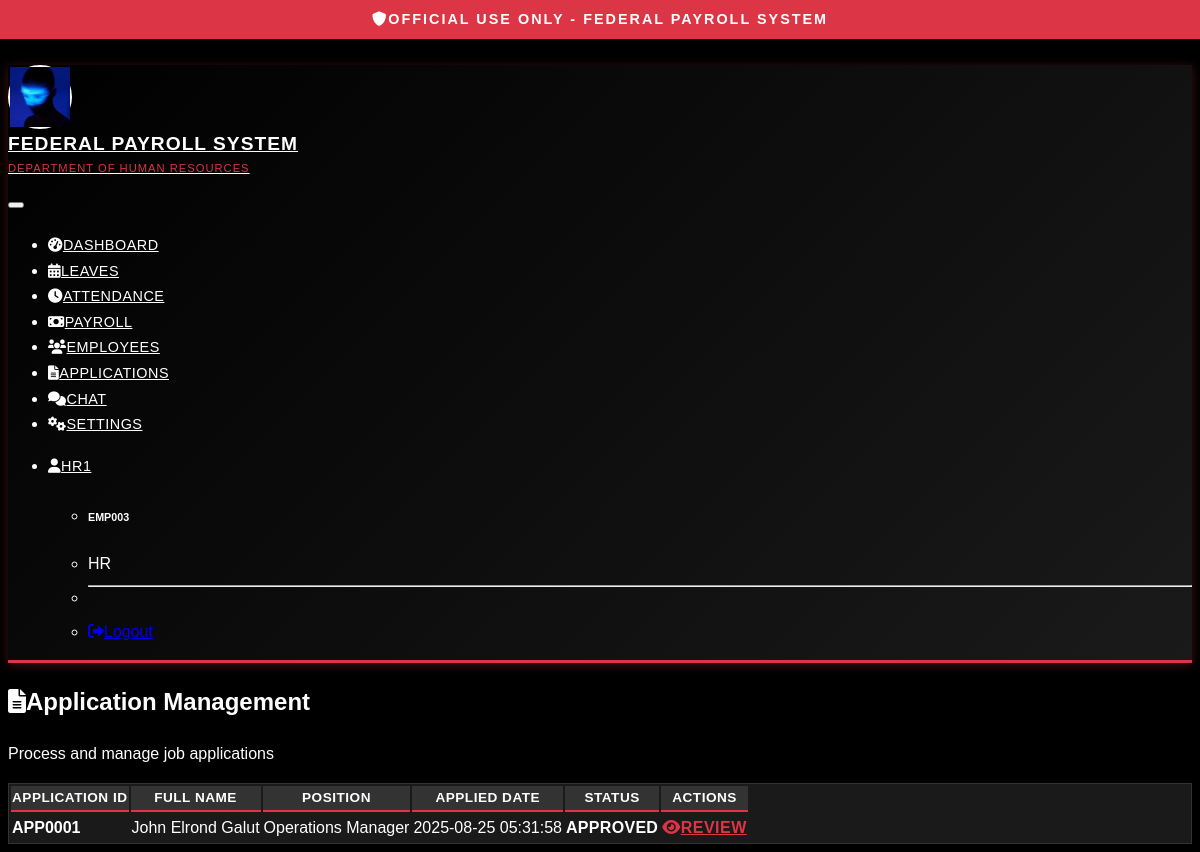
Screenshot of /hr/applications (signed in) with the database file from the repository.
### tables this page shows
CREATE TABLE settings(
        id INTEGER PRIMARY KEY AUTOINCREMENT,
        setting_name TEXT UNIQUE,
        setting_value TEXT,
        description TEXT,
        updated_by INTEGER,
        updated_at TIMESTAMP DEFAULT CURRENT_TIMESTAMP,
        FOREIGN KEY(updated_by) REFERENCES employees(id)
    );

CREATE TABLE applications(
        id INTEGER PRIMARY KEY AUTOINCREMENT,
        application_id TEXT UNIQUE,
        full_name TEXT NOT NULL,
        email TEXT,
        phone TEXT,
        address TEXT,
        position_applied TEXT,
        resume_file TEXT,
        work_experience TEXT,
        education TEXT,
        skills TEXT,
        status TEXT DEFAULT 'Pending',
        applied_date TIMESTAMP DEFAULT CURRENT_TIMESTAMP,
        processed_by INTEGER,
        processed_date TIMESTAMP,
        notes TEXT,
        FOREIGN KEY(processed_by) REFERENCES employees(id)
    );

### routes/applications.py (the view)
@applications_bp.route('/hr/applications')
@login_required
@role_required(['Admin', 'HR'])
def manage_applications():
    conn = database.get_db_connection()
    c = conn.cursor()
    c.execute("""SELECT * FROM applications ORDER BY
                 CASE status
                     WHEN 'Pending' THEN 1
                     WHEN 'In Review' THEN 2
                     ELSE 3
                 END, applied_date DESC""")
    applications = c.fetchall()
    conn.close()
    return render_template('hr/applications.html', applications=applications)

### app.py (called while the page is built)
@app.before_request
def load_global_context():
    if session.get('user_id'):
        conn = database.get_db_connection()
        try:
            logo_setting = conn.execute("SELECT setting_value FROM settings WHERE setting_name = 'system_logo'").fetchone()
            g.current_logo = logo_setting['setting_value'] if logo_setting else None
        except:
            g.current_logo = None
        finally:
            conn.close()
    else:
        g.current_logo = None

@app.context_processor
def inject_global_context():
    return dict(current_logo=g.current_logo)

### auth.py (called while the page is built, shortened)
def login_required(f):
    @wraps(f)
    def decorated_function(*args, **kwargs):
        if 'user_id' not in session:
            return redirect(url_for('auth.login'))
        if 'login_time' in session:
            login_time = datetime.fromisoformat(session['login_time'])
            if datetime.now() - login_time > timedelta(hours=8):
                log_security_event('SESSION_TIMEOUT', session['user_id'], request.remote_addr, "Session timed out")
                session.clear()
                flash('Your session has expired. Please log in again.', 'warning')
                return redirect(url_for('auth.login'))
        return f(*args, **kwargs)
    return decorated_function

def role_required(role):
    def decorator(f):
        @wraps(f)
        def decorated_function(*args, **kwargs):
            if 'user_id' not in session:
                return redirect(url_for('auth.login'))
            user_role = session.get('role')
            if user_role in ['Admin', 'HR']:
                return f(*args, **kwargs)
        return decorated_function
    return decorator

### database.py (called while the page is built)
def get_db_connection():
    conn = sqlite3.connect(DB_NAME)
    conn.row_factory = sqlite3.Row
    return conn

### templates/hr/applications.html (shortened to what this page needs)
{% extends "base.html" %}
{% block content %}
<div class="row">
    <div class="col-12">
        <h2><i class="fas fa-file-alt me-2"></i>Application Management</h2>
        <p class="text-muted">Process and manage job applications</p>
    </div>
</div>
<div class="row">
    <div class="col-12">
        <div class="card">
            <div class="card-body">
                {% if applications %}
                <div class="table-responsive">
                    <table class="table table-hover">
                        <thead>
                            <tr>
                                <th>Application ID</th>
                                <th>Full Name</th>
                                <th>Position</th>
                                <th>Applied Date</th>
                                <th>Status</th>
                                <th>Actions</th>
                            </tr>
                        </thead>
                        <tbody>
                            {% for application in applications %}
                            <tr>
                                <td><strong>{{ application.application_id }}</strong></td>
                                <td>{{ application.full_name }}</td>
                                <td>{{ application.position_applied }}</td>
                                <td>{{ application.applied_date }}</td>
                                <td>
                                    <span class="badge bg-{{ 'warning' if application.status == 'Pending' else 'success' if application.status == 'Approved' else 'danger' }}">
                                        {{ application.status }}
                                    </span>
                                </td>
                                <td>
                                    <a href="{{ url_for('applications.view_application', app_id=application.id) }}"
                                       class="btn btn-sm btn-outline-primary">
                                        <i class="fas fa-eye me-1"></i>Review
                                    </a>
                                </td>
                            </tr>
                            {% endfor %}
                        </tbody>
                    </table>
                </div>
                {% else %}
                <div class="text-center py-5">
                    <i class="fas fa-file-alt fa-3x text-muted mb-3"></i>
                    <h5 class="text-muted">No applications found</h5>
                    <p class="text-muted">Applications will appear here when candidates apply for positions</p>
                </div>
                {% endif %}
            </div>
        </div>
    </div>
</div>
{% endblock %}

### templates/base.html (shortened to what this page needs)
<!DOCTYPE html>
<html lang="en" data-bs-theme="dark">
<head>
    <link href="https://cdn.replit.com/agent/bootstrap-agent-dark-theme.min.css" rel="stylesheet">
    <link href="https://cdnjs.cloudflare.com/ajax/libs/font-awesome/6.0.0/css/all.min.css" rel="stylesheet">
    <link href="{{ url_for('static', filename='css/government-style.css') }}" rel="stylesheet">
</head>
<body>
    <div class="classification-banner">
        <i class="fas fa-shield-alt me-2"></i>OFFICIAL USE ONLY - FEDERAL PAYROLL SYSTEM
    </div>
    {% if session.user_id %}
    <nav class="navbar navbar-expand-lg government-header main-content-with-banner">
        <div class="container">
            <a class="navbar-brand d-flex align-items-center" href="{{ url_for('index') }}">
                <div class="government-seal">
                    {% if current_logo %}
                        <img src="{{ url_for('static', filename='images/' + current_logo) }}"
                             alt="System Logo"
                             class="rounded-circle"
                             style="width: 100%; height: 100%; object-fit: cover;">
                    {% else %}
                        <i class="fas fa-shield-alt"></i>
                    {% endif %}
                </div>
                <div>
                    <div style="font-size: 1.2rem; font-weight: 700;">Federal Payroll System</div>
                    <div style="font-size: 0.7rem; color: var(--gov-red); font-weight: 500;">Department of Human Resources</div>
                </div>
            </a>
            <button class="navbar-toggler" type="button" data-bs-toggle="collapse" data-bs-target="#navbarNav">
            </button>
            <div class="collapse navbar-collapse" id="navbarNav">
                <ul class="navbar-nav me-auto">
                    {% if session.role == 'Admin' %}
                        <li class="nav-item">
                            <a class="nav-link" href="{{ url_for('admin.dashboard') }}">
                                <i class="fas fa-tachometer-alt me-1"></i>Dashboard
                            </a>
                        </li>
                        <li class="nav-item">
                            <a class="nav-link" href="{{ url_for('admin.list_employees') }}">
                                <i class="fas fa-users me-1"></i>Employees
                            </a>
                        </li>
                        <li class="nav-item">
                            <a class="nav-link" href="{{ url_for('admin.payroll') }}">
                                <i class="fas fa-money-bill me-1"></i>Payroll
                            </a>
                        </li>
                        <li class="nav-item">
                            <a class="nav-link" href="{{ url_for('applications.manage_applications') }}">
                                <i class="fas fa-file-alt me-1"></i>Applications
                            </a>
                        </li>
                        <li class="nav-item">
                            <a class="nav-link" href="{{ url_for('chat.chat_dashboard') }}">
                                <i class="fas fa-comments me-1"></i>Chat
                            </a>
                        </li>
                        <li class="nav-item">
                            <a class="nav-link" href="{{ url_for('settings.settings') }}">
                                <i class="fas fa-cogs me-1"></i>Settings
                            </a>
                        </li>
                    {% elif session.role == 'HR' %}
                        <li class="nav-item">
                            <a class="nav-link" href="{{ url_for('hr.dashboard') }}">
                                <i class="fas fa-tachometer-alt me-1"></i>Dashboard
                            </a>
                        </li>
                        <li class="nav-item">
                            <a class="nav-link" href="{{ url_for('hr.manage_leaves') }}">
                                <i class="fas fa-calendar-alt me-1"></i>Leaves
                            </a>
                        </li>
                        <li class="nav-item">
                            <a class="nav-link" href="{{ url_for('hr.attendance_report') }}">
                                <i class="fas fa-clock me-1"></i>Attendance
                            </a>
                        </li>
                        <li class="nav-item">
                            <a class="nav-link" href="{{ url_for('hr.payroll_report') }}">
                                <i class="fas fa-money-bill me-1"></i>Payroll
                            </a>
                        </li>
                        <li class="nav-item">
                            <a class="nav-link" href="{{ url_for('hr.list_employees') }}">
                                <i class="fas fa-users me-1"></i>Employees
                            </a>
                        </li>
                        <li class="nav-item">
                            <a class="nav-link" href="{{ url_for('applications.manage_applications') }}">
                                <i class="fas fa-file-alt me-1"></i>Applications
                            </a>
                        </li>
                        <li class="nav-item">
                            <a class="nav-link" href="{{ url_for('chat.chat_dashboard') }}">
                                <i class="fas fa-comments me-1"></i>Chat
                            </a>
                        </li>
                        <li class="nav-item">
                            <a class="nav-link" href="{{ url_for('settings.settings') }}">
                                <i class="fas fa-cogs me-1"></i>Settings
                            </a>
                        </li>
                    {% endif %}
                </ul>
                <ul class="navbar-nav">
                    <li class="nav-item dropdown">
                        <a class="nav-link dropdown-toggle" href="#" role="button" data-bs-toggle="dropdown">
                            <i class="fas fa-user me-1"></i>{{ session.name }}
                        </a>
                        <ul class="dropdown-menu">
                            <li><h6 class="dropdown-header">{{ session.employee_id }}</h6></li>
                            <li><span class="dropdown-item-text">{{ session.role }}</span></li>
                            <li><hr class="dropdown-divider"></li>
                            <li><a class="dropdown-item" href="{{ url_for('auth.logout') }}">
                                <i class="fas fa-sign-out-alt me-1"></i>Logout
                            </a></li>
                        </ul>
                    </li>
                </ul>
            </div>
        </div>
    </nav>
    {% endif %}
    <main class="container my-4 {% if not session.user_id %}main-content-with-banner{% endif %}">
        {% block content %}{% endblock %}
    </main>
</body>
</html>

### static/css/government-style.css (style rules this page uses)
:root { --gov-black: #000000; --gov-white: #ffffff; --gov-red: #dc3545; --gov-gray-dark: #1a1a1a; --gov-gray-medium: #333333; --gov-gray-light: #666666; --gov-blue-dark: #0d1b2a; --gov-blue-accent: #1B4F72; }
body { font-family: 'Arial', 'Helvetica Neue', sans-serif; background-color: var(--gov-black); color: var(--gov-white); font-weight: 400; line-height: 1.6; }
.government-header { background: linear-gradient(135deg, var(--gov-black) 0%, var(--gov-gray-dark) 100%); border-bottom: 3px solid var(--gov-red); box-shadow: 0 2px 10px rgba(220, 53, 69, 0.3); }
.government-header .navbar-brand { font-weight: 700; font-size: 1.5rem; color: var(--gov-white) !important; text-transform: uppercase; letter-spacing: 1px; }
.government-header .nav-link { color: var(--gov-white) !important; font-weight: 500; text-transform: uppercase; font-size: 0.9rem; letter-spacing: 0.5px; border-radius: 0; transition: all 0.3s ease; }
.government-seal { width: 60px; height: 60px; background: radial-gradient(circle, var(--gov-red) 0%, var(--gov-gray-dark) 100%); border: 2px solid var(--gov-white); border-radius: 50%; display: flex; align-items: center; justify-content: center; margin-right: 15px; }
.card { background-color: var(--gov-gray-dark); border: 1px solid var(--gov-gray-medium); border-radius: 0; box-shadow: 0 4px 15px rgba(0, 0, 0, 0.5); }
.card-body { background-color: var(--gov-gray-dark); color: var(--gov-white); }
.btn-outline-primary { border-color: var(--gov-red); color: var(--gov-red); background-color: transparent; font-weight: 600; text-transform: uppercase; letter-spacing: 0.5px; border-radius: 0; }
.table { --bs-table-bg: var(--gov-gray-dark); --bs-table-color: var(--gov-white); --bs-table-border-color: var(--gov-gray-medium); --bs-table-striped-bg: var(--gov-gray-medium); --bs-table-hover-bg: var(--gov-gray-medium); }
.table thead th { background-color: var(--gov-gray-medium); border-bottom: 2px solid var(--gov-red); color: var(--gov-white); font-weight: 700; text-transform: uppercase; letter-spacing: 0.5px; font-size: 0.85rem; }
.badge { font-weight: 600; text-transform: uppercase; letter-spacing: 0.3px; border-radius: 0; }
.classification-banner { background-color: var(--gov-red); color: var(--gov-white); text-align: center; padding: 8px; font-weight: 700; text-transform: uppercase; letter-spacing: 2px; font-size: 0.9rem; position: fixed; top: 0; left: 0; right: 0; z-index: 1050; }
.main-content-with-banner { margin-top: 65px; }

### rows the page displays
settings: setting_value (picture)
applications: application_id "APP0001", full_name "John Elrond Galut", position_applied "Operations Manager", applied_date "2025-08-25 05:31:58", status "APPROVED"

### other values shown
{{ session.name }} "HR1"
{{ session.employee_id }} "EMP003"
{{ session.role }} "HR"
